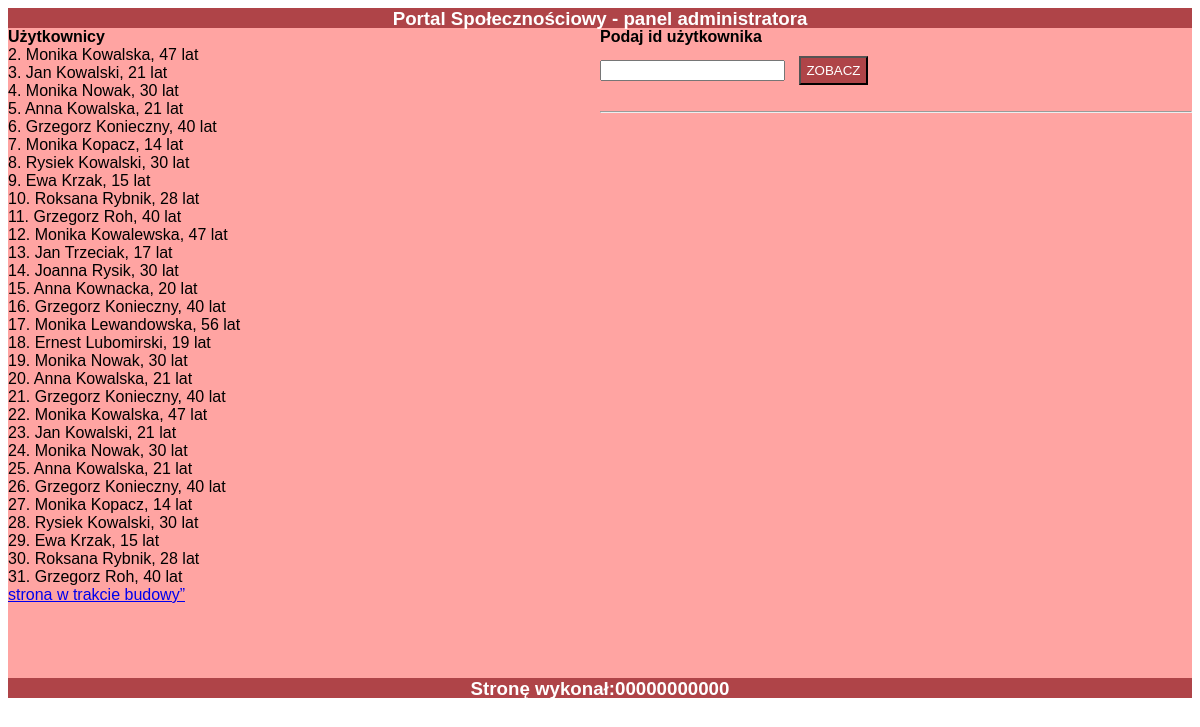
The page /panel/users.php on the database its author committed.
### tables this page shows
CREATE TABLE `osoby` (
  `id` int UNSIGNED NOT NULL,
  `Hobby_id` int UNSIGNED NOT NULL,
  `imie` varchar(20) DEFAULT NULL,
  `nazwisko` varchar(50) DEFAULT NULL,
  `rok_urodzenia` year DEFAULT NULL,
  `opis` text,
  `zdjecie` varchar(100) DEFAULT NULL
);

### panel/users.php (the view, shortened to what this page needs)
<?php
$servername = "localhost";
$username = "root";
$password = "";
$dbname = "dane4";
$conn = new mysqli($servername, $username, $password, $dbname);
?>
<html>
<head>
    <lang="pl">
        <link rel="stylesheet" href="styl4.css" type=text/css>
</head>
<body>
    <header>
        <h3>Portal Społecznościowy - panel administratora</h3>
    </header>
    <section id=lewy>
        <h4>Użytkownicy</h4>
        <?php
        $result = $conn->query("select id, imie, nazwisko, rok_urodzenia, zdjecie from osoby limit 30");
        if ($result->num_rows > 0) {
            while ($row = $result->fetch_assoc()) {
                echo $row["id"] . ". " . $row["imie"] . " " . $row["nazwisko"] . ", " . (date("Y") - $row["rok_urodzenia"]) . " lat<br>";
            }
        } else {
            echo "0 results";
        }
        ?>
        <a href="settings.html">strona w trakcie budowy”</a>
    </section>
    <section id=prawy>
        <?php
        $userid="";
        ?>
        <form action="users.php" method="POST">
            <h4>Podaj id użytkownika</h4>
            <input type="number" name="userid" value="<?=$userid?>"/>
            <input class=styled type="submit" value="ZOBACZ">
        </form>
        <hr>
    </section>
    <footer>
        <h3>Stronę wykonał:00000000000</h3>
    </footer>
</body>
</html>

### panel/styl4.css (style rules this page uses)
body { font-family: Helvetica; }
header, footer { background-color: #AF4448; color: white; text-align: center; height: 20px; }
#lewy, #prawy { background-color: #FFA4A2; height: 650px; width: 50%; }
h4 { margin: 0px; }
.styled { background-color: #AF4448; color: white; padding: 5px; margin: 10px; }
#lewy { float: left; }
#prawy { float: right; }
footer { clear: both; }

### rows shown on the page
osoby: id "2", imie "Monika", nazwisko "Kowalska"
osoby: id "3", imie "Jan", nazwisko "Kowalski"
osoby: id "4", imie "Monika", nazwisko "Nowak"
osoby: id "5", imie "Anna", nazwisko "Kowalska"
osoby: id "6", imie "Grzegorz", nazwisko "Konieczny"
osoby: id "7", imie "Monika", nazwisko "Kopacz"
osoby: id "8", imie "Rysiek", nazwisko "Kowalski"
osoby: id "9", imie "Ewa", nazwisko "Krzak"
osoby: id "10", imie "Roksana", nazwisko "Rybnik"
osoby: id "11", imie "Grzegorz", nazwisko "Roh"
osoby: id "12", imie "Monika", nazwisko "Kowalewska"
osoby: id "13", imie "Jan", nazwisko "Trzeciak"
osoby: id "14", imie "Joanna", nazwisko "Rysik"
osoby: id "15", imie "Anna", nazwisko "Kownacka"
osoby: id "16", imie "Grzegorz", nazwisko "Konieczny"
osoby: id "17", imie "Monika", nazwisko "Lewandowska"
osoby: id "18", imie "Ernest", nazwisko "Lubomirski"
osoby: id "19", imie "Monika", nazwisko "Nowak"
osoby: id "20", imie "Anna", nazwisko "Kowalska"
osoby: id "21", imie "Grzegorz", nazwisko "Konieczny"
osoby: id "22", imie "Monika", nazwisko "Kowalska"
osoby: id "23", imie "Jan", nazwisko "Kowalski"
osoby: id "24", imie "Monika", nazwisko "Nowak"
osoby: id "25", imie "Anna", nazwisko "Kowalska"
osoby: id "26", imie "Grzegorz", nazwisko "Konieczny"
osoby: id "27", imie "Monika", nazwisko "Kopacz"
osoby: id "28", imie "Rysiek", nazwisko "Kowalski"
osoby: id "29", imie "Ewa", nazwisko "Krzak"
osoby: id "30", imie "Roksana", nazwisko "Rybnik"
osoby: id "31", imie "Grzegorz", nazwisko "Roh"
